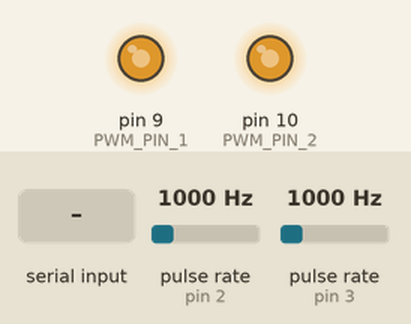
This sketch was run on a simulated Arduino Nano, built with avr-gcc and run on an emulated ATmega328P. Parts: output pins drawn as LEDs (lit = HIGH). Wiring (inferred from the names in the program): 2 × pulse sensor: data pin 2 / data pin 3. The test bench sets the inputs (shaded band); at power-on: pulse rate (sensors on pin 2, pin 3) 1000 Hz. What the sketch prints to the serial monitor is not drawn.

Above: at 1.2 s.
1.3 s: "p1\n" received over Serial
At 2.2 s:
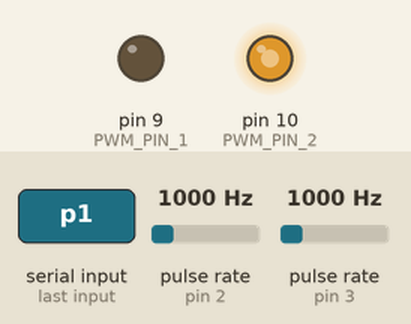
2.8 s: "p2\n" received over Serial
At 3.3 s:
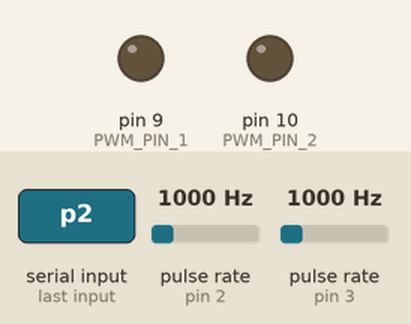
4.3 s: "p190\n" received over Serial
At 5.5 s:
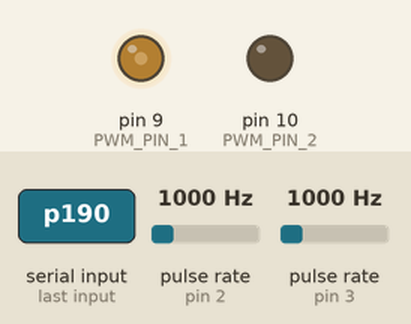
5.8 s: "p290\n" received over Serial
At 6.8 s:
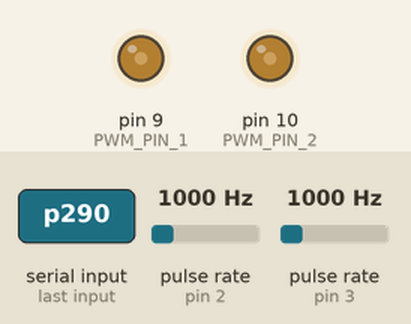
7.3 s: "p1,45\n" received over Serial
At 7.9 s:
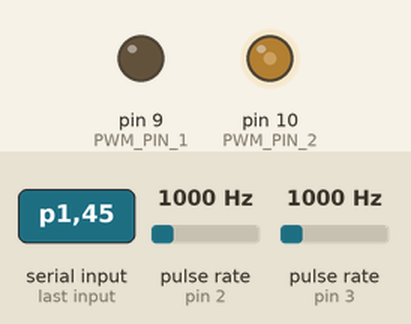
8.8 s: "p2,45\n" received over Serial
At 9.1 s:
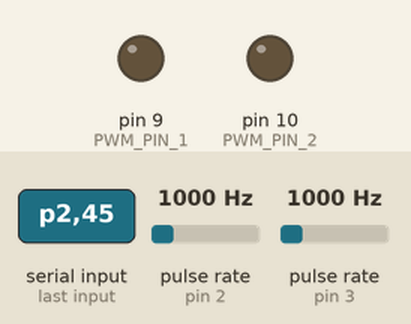
Timing chart, 0 to 11.3 s (numbered marks = the images above; inputs shaded):
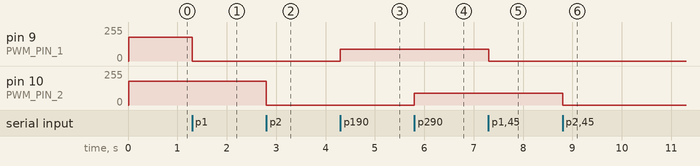

The sketch:

fanControlerNano.ino
```cpp
// Arduino Nano - TWO 4-pin PWM Fan Controller with RPM feedback
// PWM: 0–255 range
// Fan 1: PWM pin 9  (OC1A), Tach pin 2
// Fan 2: PWM pin 10 (OC1B), Tach pin 3
// Both @ ~25 kHz using Timer1

#define PWM_PIN_1     9
#define TACH_PIN_1    2
#define PWM_PIN_2    10
#define TACH_PIN_2    3

#define PWM_FREQ_HZ   25000

// Volatile variables for interrupts
volatile unsigned long last_tach1_time = 0;
volatile unsigned long last_tach2_time = 0;
volatile unsigned long tach_count1 = 0;
volatile unsigned long tach_count2 = 0;

// Measured values
unsigned int rpm1 = 0;
unsigned int rpm2 = 0;
uint8_t pwm_value1 = 0;   // 0..255
uint8_t pwm_value2 = 0;   // 0..255

void setup() {
  Serial.begin(115200);
  while (!Serial) {}

  // Configure pins
  pinMode(PWM_PIN_1, OUTPUT);
  pinMode(PWM_PIN_2, OUTPUT);
  pinMode(TACH_PIN_1, INPUT_PULLUP);
  pinMode(TACH_PIN_2, INPUT_PULLUP);

  // ── Setup Timer1 Fast PWM ~25 kHz ───────────────────────────────
  TCCR1A = 0;
  TCCR1B = 0;
  TCNT1  = 0;

  // Fast PWM mode 14 (TOP = ICR1), non-inverting on both channels
  TCCR1A = _BV(COM1A1) | _BV(COM1B1) | _BV(WGM11);
  TCCR1B = _BV(WGM13) | _BV(WGM12) | _BV(CS10);  // no prescaler

  ICR1 = F_CPU / PWM_FREQ_HZ - 1;   // 639 for 16MHz → 25kHz
  OCR1A = 0;                        // Fan 1 start 0%
  OCR1B = 0;                        // Fan 2 start 0%

  // Interrupts for both tachometers
  attachInterrupt(digitalPinToInterrupt(TACH_PIN_1), tach_isr_1, FALLING);
  attachInterrupt(digitalPinToInterrupt(TACH_PIN_2), tach_isr_2, FALLING);

  Serial.println("Dual Fan Controller ready (0-255 PWM mode)");
  Serial.println("Commands:");
  Serial.println("  p1 XXX  - set Fan 1 PWM (0..255)");
  Serial.println("  p2 XXX  - set Fan 2 PWM (0..255)");
  Serial.println("  rpm1    - show Fan 1 RPM");
  Serial.println("  rpm2    - show Fan 2 RPM");
  Serial.println("  status1 - PWM + RPM Fan 1");
  Serial.println("  status2 - PWM + RPM Fan 2");
  Serial.println("  status  - both fans");
  Serial.println("  help    - this help\n");

  // Optional safe start (~35%)
  setPwmRaw(1, 180);
  setPwmRaw(2, 180);
}

void loop() {
  // Update RPM every ~800 ms
  static unsigned long last_rpm_calc = 0;
  if (millis() - last_rpm_calc >= 800) {
    noInterrupts();
    unsigned long pulses1 = tach_count1;
    unsigned long pulses2 = tach_count2;
    tach_count1 = 0;
    tach_count2 = 0;
    interrupts();

    // 2 pulses per revolution (most common)
    rpm1 = (pulses1 * 60 * 1000UL) / (2 * 800);
    rpm2 = (pulses2 * 60 * 1000UL) / (2 * 800);

    last_rpm_calc = millis();
  }

  // Handle serial commands
  if (Serial.available()) {
    String cmd = Serial.readStringUntil('\n');
    cmd.trim();
    cmd.toLowerCase();

    if (cmd.startsWith("p1")) {
      int val = cmd.substring(2).toInt();
      if (val >= 0 && val <= 255) {
        setPwmRaw(1, val);
        //Serial.print("Fan 1 PWM set to "); Serial.print(val); Serial.println("/255");
      } else {
        //Serial.println("Error: value 0..255");
      }
    }
    else if (cmd.startsWith("p2")) {
      int val = cmd.substring(2).toInt();
      if (val >= 0 && val <= 255) {
        setPwmRaw(2, val);
        //Serial.print("Fan 2 PWM set to "); Serial.print(val); Serial.println("/255");
      } else {
        //Serial.println("Error: value 0..255");
      }
    }
    else if (cmd == "rpm1") {
      Serial.print("Fan 1 RPM: "); Serial.println(rpm1);
    }
    else if (cmd == "rpm2") {
      Serial.print("Fan 2 RPM: "); Serial.println(rpm2);
    }
    else if (cmd == "status1") {
      printFanStatus(1);
    }
    else if (cmd == "status2") {
      printFanStatus(2);
    }
    else if (cmd == "status") {
      printFanStatus(1);
      printFanStatus(2);
    }
    else if (cmd == "help") {
      Serial.println("Commands: p1/p2 XXX, rpm1/rpm2, status1/status2/status, help");
    }
    else {
      Serial.println("Unknown command. Type 'help'");
    }
  }
}

// ── Interrupts ───────────────────────────────────────────────────
void tach_isr_1() {
  unsigned long now = micros();
  if (now - last_tach1_time > 2000) {
    tach_count1++;
    last_tach1_time = now;
  }
}

void tach_isr_2() {
  unsigned long now = micros();
  if (now - last_tach2_time > 2000) {
    tach_count2++;
    last_tach2_time = now;
  }
}

// ── Set PWM for fan 1 or 2 ───────────────────────────────────────
void setPwmRaw(uint8_t fan, uint8_t value) {
  value = constrain(value, 0, 255);

  uint16_t duty = (uint32_t)value * (ICR1 + 1) / 255;

  if (fan == 1) {
    pwm_value1 = value;
    OCR1A = duty;
  } else if (fan == 2) {
    pwm_value2 = value;
    OCR1B = duty;
  }
}

// ── Print status helper ──────────────────────────────────────────
void printFanStatus(uint8_t fan) {
  if (fan == 1) {
    Serial.print("Fan 1 - PWM: ");
    Serial.print(pwm_value1);
    Serial.print("/255 ≈ ");
    Serial.print((pwm_value1 * 100) / 255);
    Serial.print("%   RPM: ");
    Serial.println(rpm1);
  } else {
    Serial.print("Fan 2 - PWM: ");
    Serial.print(pwm_value2);
    Serial.print("/255 ≈ ");
    Serial.print((pwm_value2 * 100) / 255);
    Serial.print("%   RPM: ");
    Serial.println(rpm2);
  }
}
```

Measured:
- after the input at 1.3 s, pin 9 (PWM_PIN_1): 180/255 → 0/255 at once
- after the input at 2.8 s, pin 10 (PWM_PIN_2): 180/255 → 0/255 at once
- after the input at 4.3 s, pin 9 (PWM_PIN_1): 0/255 → 90/255 at once
- after the input at 5.8 s, pin 10 (PWM_PIN_2): 0/255 → 90/255 at once
- after the input at 7.3 s, pin 9 (PWM_PIN_1): 90/255 → 0/255 at once
- after the input at 8.8 s, pin 10 (PWM_PIN_2): 90/255 → 0/255 at once
